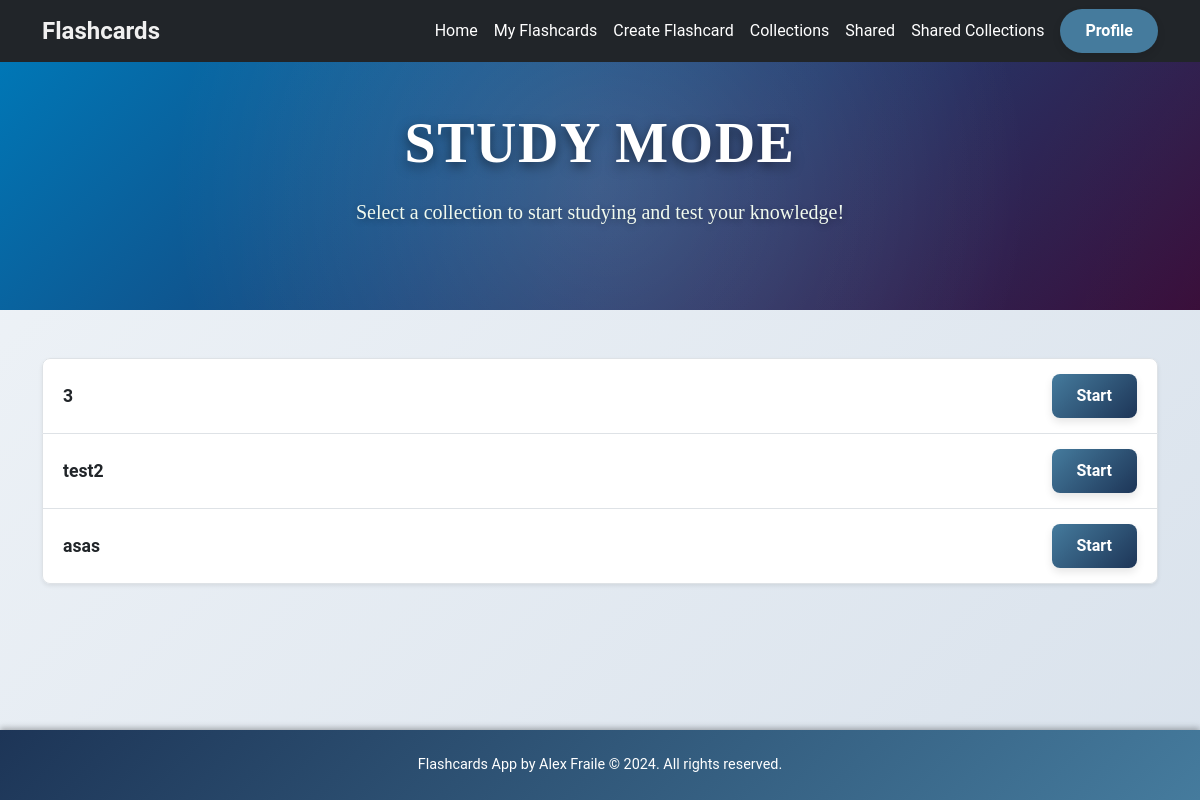
The page /flashcards/study/ (signed in) on the database as committed earlier.
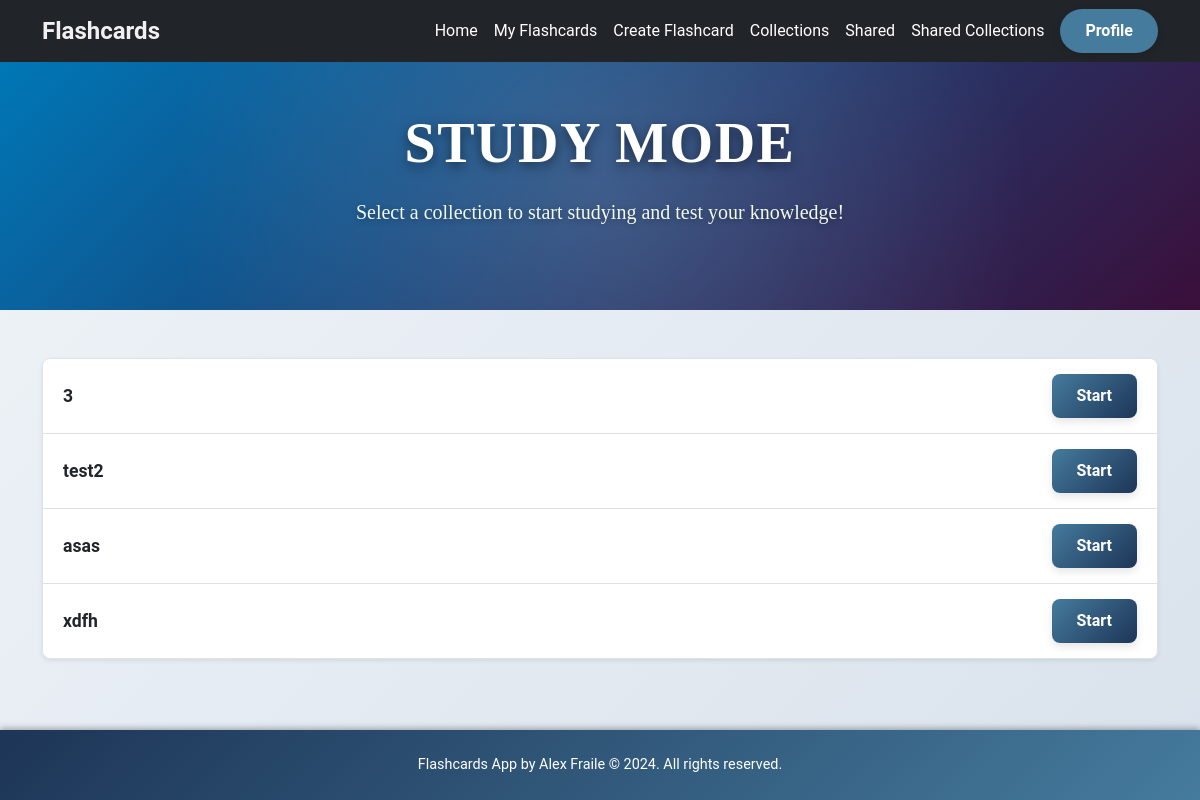
The same page on the database as committed later.
### flashcards/models.py (models this page shows, shortened)
class Collection(models.Model):
    name = models.CharField(max_length=100)
    user = models.ForeignKey(settings.AUTH_USER_MODEL, on_delete=models.CASCADE)
    flashcards = models.ManyToManyField(FlashCard, blank=True)
    created_at = models.DateTimeField(auto_now_add=True)

### flashcards/views.py (the view)
# urls.py: path('study/', views.study_mode, name='study_mode'),  # List collections for study mode
@login_required
def study_mode(request):
    collections = Collection.objects.filter(user=request.user)
    return render(request, 'flashcards/study_mode.html', {'collections': collections})

### flashcards/templates/flashcards/study_mode.html (shortened to what this page needs)
<!DOCTYPE html>
<html lang="en">
<head>
    {% load static %}
    <link href="https://cdn.jsdelivr.net/npm/bootstrap@5.3.2/dist/css/bootstrap.min.css" rel="stylesheet">
    <link rel="stylesheet" href="{% static 'flashcards/styles.css' %}">
</head>
<body>
    <nav class="navbar navbar-expand-lg navbar-dark bg-dark py-2">
        <div class="container">
            <a class="navbar-brand" href="{% url 'index' %}">Flashcards</a>
            <div class="collapse navbar-collapse" id="navbarNav">
                <ul class="navbar-nav ms-auto">
                    <li class="nav-item"><a class="nav-link" href="{% url 'index' %}">Home</a></li>
                    <li class="nav-item"><a class="nav-link" href="{% url 'flashcards:flashcard_list' %}">My Flashcards</a></li>
                    <li class="nav-item"><a class="nav-link" href="{% url 'flashcards:flashcard_create' %}">Create Flashcard</a></li>
                    <li class="nav-item"><a class="nav-link" href="{% url 'flashcards:collection_list' %}">Collections</a></li>
                    <li class="nav-item"><a class="nav-link" href="{% url 'flashcards:flashcard_shared_list' %}">Shared</a></li>
                    <li class="nav-item"><a class="nav-link" href="{% url 'flashcards:shared_collections' %}">Shared Collections</a></li>
                </ul>
                <a href="{% url 'flashcards:profile' %}" class="btn btn-outline-light btn-sm ms-2">Profile</a>
            </div>
        </div>
    </nav>
    <header class="text-center py-5" style="background: linear-gradient(135deg, #0077b6, #330633); color: white;">
        <div class="container">
            <h1 class="display-4 fw-bold">Study Mode</h1>
            <p class="lead">Select a collection to start studying and test your knowledge!</p>
        </div>
    </header>
    <div class="container py-5">
        {% if collections %}
            <ul class="list-group shadow-sm">
                {% for collection in collections %}
                    <li class="list-group-item d-flex justify-content-between align-items-center">
                        <span class="fw-bold">{{ collection.name }}</span>
                        <a href="{% url 'flashcards:start_study' collection.id %}" class="btn btn-primary btn-sm">Start</a>
                    </li>
                {% endfor %}
            </ul>
        {% else %}
            <div class="alert alert-info text-center mt-4">
                No collections available. Create one to start studying!
            </div>
        {% endif %}
    </div>
    <footer class="text-center py-4 bg-dark text-white mt-auto">
        <div>Flashcards App by Alex Fraile © 2024. All rights reserved.</div>
    </footer>
</body>
</html>

Rows that differ between the two databases and show on the page:
added Collection: name "xdfh"
